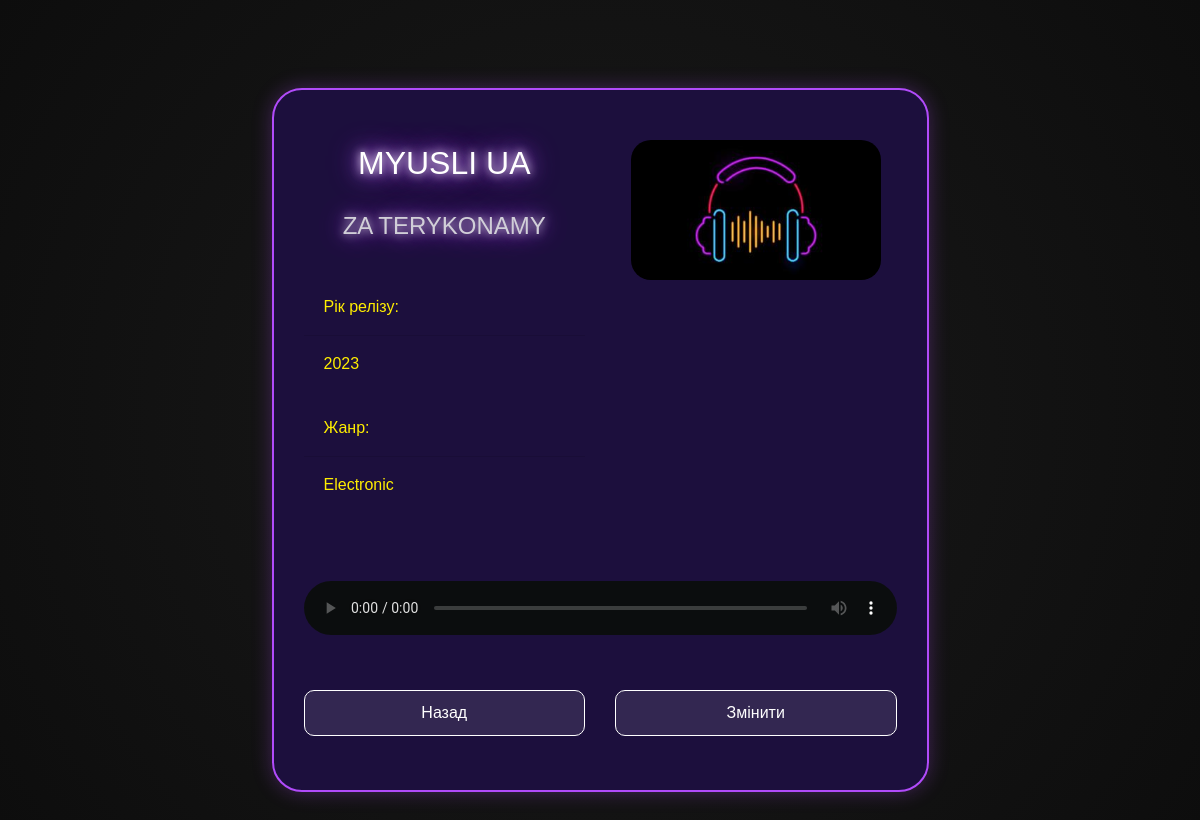
/song/1, run on the app's committed database.
### services/models.py (models this page shows, shortened)
class Song(Base):
    __tablename__ = 'songs'
    id = Column(Integer, primary_key=True)
    year = Column(Integer)
    name = Column(String)
    author = Column(String)
    audio = Column(String)
    genre = Column(String)

### main.py (the view)
@app.get("/song/{song_id}")
async def p_song(request: Request, song_id: int):
    song_correct = ORM.get_song_by_id(song_id)
    return templates.TemplateResponse(request=request, name="song.html", context={"song_correct": song_correct})

### templates/song.html (shortened to what this page needs)
<!DOCTYPE html>
<html lang="uk">
<head>
    <link rel="stylesheet" href="https://cdn.jsdelivr.net/npm/bootstrap@4.6.2/dist/css/bootstrap.min.css">
    <link rel="stylesheet" href="{{url_for('static', path='/audio-server.css')}}">
</head>
<body>
  <br><br>
  <div class="container">
    <div class="row">
      <div class="col-md-2"></div>
      <div class="col-md-8">
        <div class="main-song">
          <div class="row">
            <div class="col-md-6">
              <br>
              <h2 class="h-txt">{{song_correct.author}}</h2>
              <h3 class="h-txt" style="font-size: 1.5rem; opacity: 0.8;">{{song_correct.name}}</h3>
              <br>
              <p class="p-txt-song">Рік релізу:</p>
              <hr class="hr-song">
              <p class="p-txt-song">{{song_correct.year}}</p>
              <br>
              <p class="p-txt-song">Жанр:</p>
              <hr class="hr-song">
              <p class="p-txt-song">{{song_correct.genre}}</p>
              <br>
            </div>
            <div class="col-md-6 text-center">
              <div class="img-container" style="margin-top: 20px;">
                <img src="{{url_for('static', path='/music.jpg')}}" class="img-fluid img-song" style="max-width: 250px; border-radius: 20px;">
              </div>
            </div>
          </div>
          <br>
          <div class="row">
            <div class="col-md-12">
              <audio src="{{url_for('static', path='/' + song_correct.audio)}}" controls class="audio-song"></audio>
            </div>
          </div>
          <br><br>
          <div class="row text-center">
              <div class="col-md-6">
                  <a href="{{ url_for('main_page') }}">
                      <button class="button-back w-100">Назад</button>
                  </a>
              </div>
              <div class="col-md-6">
                  <a href="{{ url_for('page_change', song_id=song_correct.id) }}">
                      <button class="button-change w-100">Змінити</button>
                  </a>
              </div>
          </div>
          <br>
        </div>
      </div>
      <div class="col-md-2"></div>
    </div>
  </div>
</body>
</html>

### static/audio-server.css (style rules this page uses)
body { background-color: #0d0d0d; background-image: radial-gradient(circle, #1a1a1a 0%, #0d0d0d 100%); color: #ffffff; font-family: 'Copperplate Gothic Light', sans-serif; margin: 0; padding: 20px; }
.div-main, .main-song, .main-adding-div { background-color: #1c0f3d !important; border: 2px solid #b14bfa; border-radius: 30px; padding: 30px; margin: 20px auto !important; width: 90% !important; max-width: 850px !important; box-shadow: 0 0 20px rgba(177, 75, 250, 0.3); }
.h-txt { text-align: center; color: #ffffff; text-transform: uppercase; text-shadow: 0 0 10px #fff, 0 0 20px #b14bfa, 0 0 30px #b14bfa; margin-bottom: 30px; }
::placeholder { color: #888 !important; }
.button-back, .button_log, .button-change { background-color: rgba(255, 255, 255, 0.1) !important; border: 1px solid #ffffff !important; color: #ffffff !important; border-radius: 10px; padding: 10px 25px; transition: 0.3s; }
.audio-song { width: 100%; filter: invert(1) hue-rotate(180deg); margin-top: 20px; }
.p-txt-song { color: #ffee00 !important; text-align: left; margin-left: 20px; }

### data on the page
Song: author "MYUSLI UA", name "ZA TERYKONAMY", year "2023", genre "Electronic"
